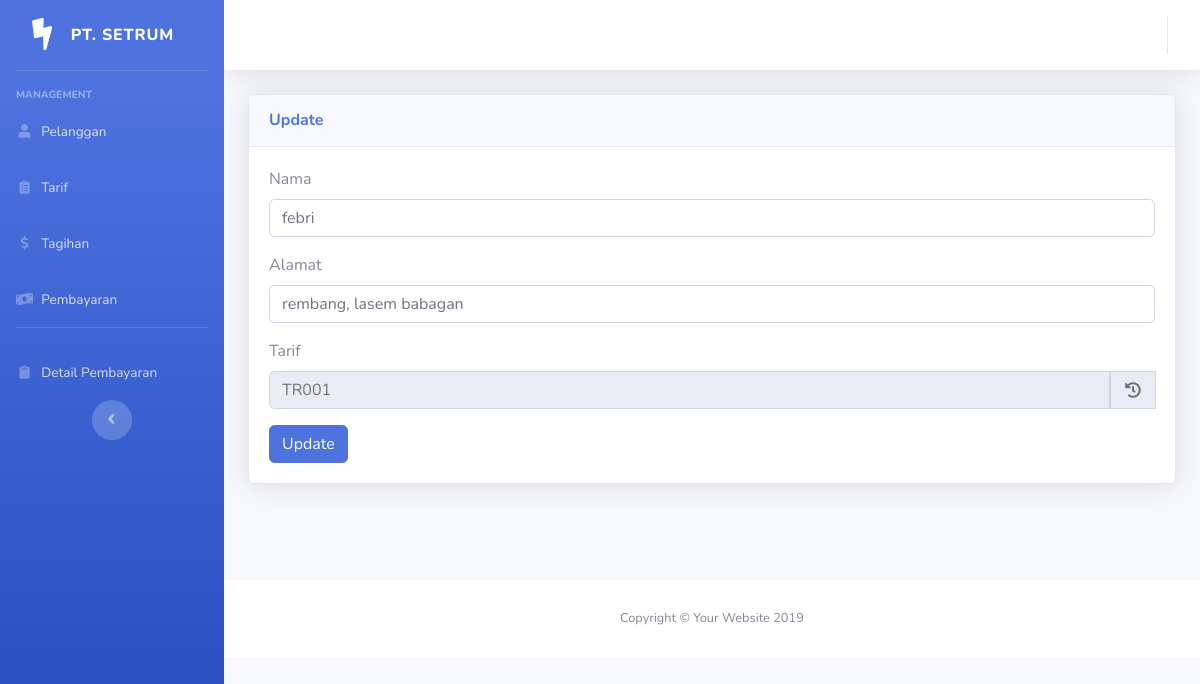
/management/updatepelanggan/1, run on the app's committed database.
### tables this page shows
CREATE TABLE `pelanggan` (
  `id` int(11) NOT NULL,
  `nama` varchar(125) NOT NULL,
  `alamat` varchar(125) NOT NULL,
  `kode` varchar(125) NOT NULL
);

### application/controllers/Management.php (called while the page is built, shortened)
<?php
class Management extends CI_Controller {
    public function __construct(){
        $this->load->model('Management_model','management');
    }
    public function updatepelanggan($id){
        $data['title'] = "Update data pelanggan";
        $data['tarif'] = $this->management->getTarif();
        $data['pelanggan'] = $this->management->pelanggan($id);
        $this->form_validation->set_rules('nama','Nama','required|trim');
        $this->form_validation->set_rules('alamat','Alamat','required|trim');
        $this->form_validation->set_rules('tarif','Tarif','required|trim');
        if($this->form_validation->run() == false){
            $this->load->view('templates/header',$data);
            $this->load->view('templates/sidebar');
            $this->load->view('templates/topbar');
            $this->load->view('management/updatepelanggan',$data);
            $this->load->view('templates/footer');
        }else{
            $this->management->update($id);
            $this->session->set_flashdata('message','<div class="alert alert-success" role="alert">Berhasil mengubah</div>');
            redirect('management');
        }
    }
}

### index.php (called while the page is built, shortened)
<?php
require_once BASEPATH.'core/CodeIgniter.php';

### application/models/Management_model.php (called while the page is built, shortened)
<?php
class Management_model extends CI_Model {
    public function pelanggan($id){
        $this->db->where('id',$id);
        $pelanggan = $this->db->get('pelanggan')->row_array();
        return $pelanggan;
    }
}

### application/views/management/updatepelanggan.php (the view, shortened to what this page needs)
<div class="container">
    <div class="row">
        <div class="col-lg mb-5">
    <div class="card shadow mb-5">
          <div class="card-header py-3">
              <h6 class="m-0 font-weight-bold text-primary">Update</h6>
          </div>
          <div class="card-body">
          <form action="" method="post">
              <div class="form-group">
                  <label for="nama">Nama</label>
                      <input type="text" value="<?= $pelanggan['nama']; ?>" id="nama" class="form-control" placeholder="Nama pelanggan" name="nama">
              </div>
              <div class="form-group">
                  <label for="kota">Alamat</label>
                  <input type="text" id="alamat" value="<?= $pelanggan['alamat']; ?>" class="form-control" placeholder="alamat" name="alamat">
              </div>
              <div class="form-group">
                  <label for="tarif">Tarif</label>
                  <div class="input-group">
                  <input type="text" value="<?= $pelanggan['kode']; ?>" class="form-control isi" readonly id="tarif" placeholder="Tarif" name="tarif" data-toggle="modal" data-target="#kodeModal">
                  <div class="input-group-prepend">
                          <div class="input-group-text reload"><i class="fas fa-fw fa-history"></i></div>
                  </div>
                  </div>
              </div>
              <button  type="submit" class="btn btn-primary">Update</button>
          </form>
          </div>
      </div>
      </div>
  </div>
</div>

### data on the page
pelanggan: nama "febri", alamat "rembang, lasem babagan", tarif "TR001"
